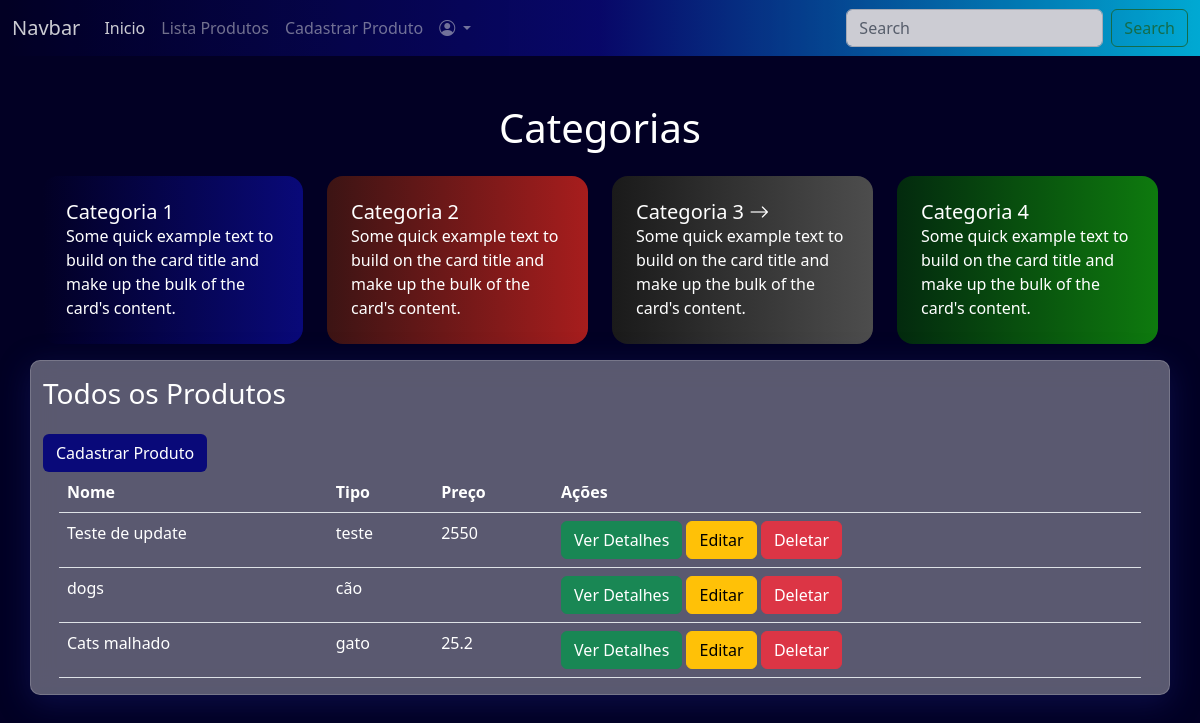
Page /produtos/listaprodutos.php on the committed database.
### tables this page shows
CREATE TABLE produtos(
id INTEGER PRIMARY KEY AUTOINCREMENT,
nome TEXT,
tipo TEXT,
descricao TEXT,
preco REAL,
quantidade INTEGER,
imagem TEXT
);

### produtos/listaprodutos.php (the view)
<?php
include '../configuracao/conexao.php';
include '../componentes/header.php';
$todosProdutos = "SELECT * FROM produtos";
$Produtos = $db->query($todosProdutos);
?>
<section class="py-5">
  <main class="container text-white">
    <h1 class="text-center">Categorias</h1>
    <div class="row py-3">
      <div class="col-3">
        <div class="p-4 rounded-4 cat-1">
          <div class="card-body">
            <h5 class="card-title">Categoria 1</h5>
            <p class="card-text">Some quick example text to build on the card title and make up the bulk of the card's content.</p>
          </div>
        </div>
      </div>
      <div class="col-3">
        <div class="p-4 rounded-4 cat-2">
          <div class="card-body">
            <h5 class="card-title">Categoria 2</h5>
            <p class="card-text">Some quick example text to build on the card title and make up the bulk of the card's content.</p>
          </div>
        </div>
      </div>
      <div class="col-3">
        <div class="p-4 rounded-4 cat-3">
          <div class="card-body">
            <h5 class="card-title">Categoria 3 <i class="bi bi-arrow-right"></i></h5>
            <p class="card-text">Some quick example text to build on the card title and make up the bulk of the card's content.</p>
          </div>
        </div>
      </div>
      <div class="col-3">
        <div class="p-4 rounded-4 cat-4">
          <div class="card-body">
            <h5 class="card-title">Categoria 4</h5>
            <p class="card-text">Some quick example text to build on the card title and make up the bulk of the card's content.</p>
          </div>
        </div>
      </div>
    </div>
  </main>
  <div class="container efeito-vidro">
    <div class="py-3">
      <h3>
        Todos os Produtos
      </h3>
    </div>
    <div>
      <a href="cadastro.php" class="btn btn-blue">Cadastrar Produto</a>
    </div>
    <div class="table-responsive px-3">
      <table class="table text-white">
        <thead>
          <tr>
            <th>Nome</th>
            <th>Tipo</th>
            <th>Preço</th>
            <th>Ações</th>
          </tr>
        </thead>
        <tbody>
          <?php
          while ($produto = $Produtos->fetchArray()) {
          ?>
            <tr>
              <td><?php echo $produto['nome'] ?></td>
              <td><?php echo $produto['tipo'] ?></td>
              <td><?php echo $produto['preco'] ?></td>
              <td>
                <a href="item.php?u_id=<?php echo $produto['id']; ?>" class="btn btn-success">Ver Detalhes</a>
                <a href="./editarproduto.php?id=<?php echo $produto['id']; ?>" class="btn btn-warning">Editar</a>
                <a href="delete.php?u_id=<?php echo $produto['id']; ?>" class="btn btn-danger">Deletar</a>
              </td>
            </tr>
          <?php
          }
          ?>
        </tbody>
      </table>
    </div>
  </div>
</section>
<?php
include '../componentes/footer.php';
?>

### componentes/estilo.css (style rules this page uses)
.bg-2 { background-color: #020024; }
.efeito-vidro { background: rgba(255, 255, 255, 0.35); box-shadow: 0 8px 32px 0 rgba(31, 38, 135, 0.37); backdrop-filter: blur(13.5px); -webkit-backdrop-filter: blur(13.5px); border-radius: 10px; border: 1px solid rgba(255, 255, 255, 0.18); color: #fff; }
.btn-blue { background-color: #090979; color: #fff; }
.cat-1 { background-image: linear-gradient(to right, #020024, #090979); transition: 0.3s; }
.cat-2 { background-image: linear-gradient(to right, #3c1414, #a71d1d); transition: 0.3s; }
.cat-3 { background-image: linear-gradient(to right, #1a1a1a, #4d4d4d); transition: 0.3s; }
.cat-4 { background-image: linear-gradient(to right, #032a0e, #0e7a0e); transition: 0.3s; }

### rows in the picture
produtos: nome "Teste de update", tipo "teste", preco "2550"
produtos: nome "dogs", tipo "cão"
produtos: nome "Cats malhado", tipo "gato", preco "25.2"
